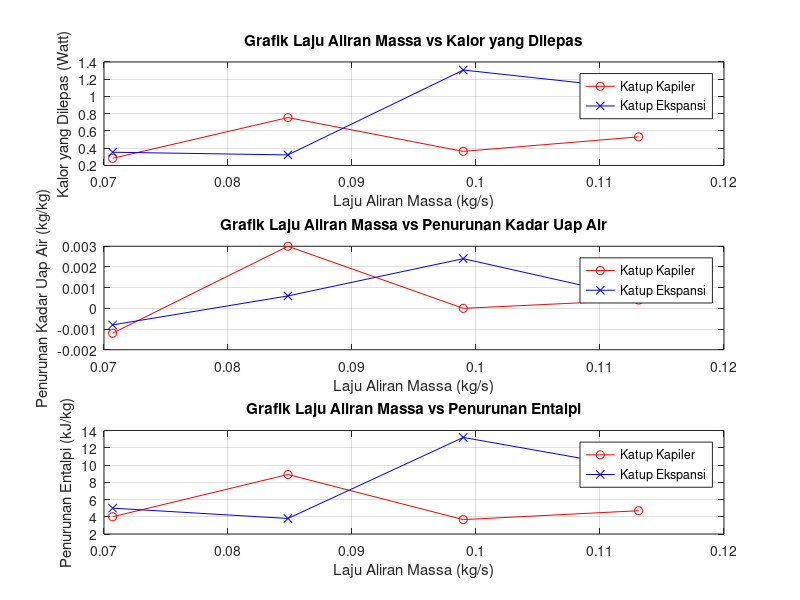

Recreate this plot in MATLAB.
% Modul 7 - Dehumidifikasi

# variabel [I II III IV]
% Data untuk katup kapiler
data(1).v = [10 12 14 16];
data(1).DB1 = [33 34 36 34];
data(1).WB1 = [27 28 28 28];
data(1).DB2 = [32 32 33 33];
data(1).WB2 = [26 26 27 27];
data(1).h1 = [85 89 89 90];
data(1).h2 = [81 80.1 85.33 85.3];
data(1).w1 = [0.019 0.022 0.0209 0.0213];
data(1).w2 = [0.0202 0.019 0.0209 0.0209];

% Data untuk katup ekspansi
data(2).v = [10 12 14 16];
data(2).DB1 = [35 36 36 37];
data(2).WB1 = [28 29 29 29];
data(2).DB2 = [33 33 33 34];
data(2).WB2 = [27 28 27 28];
data(2).h1 = [95 89 99 99.6];
data(2).h2 = [90 85.2 85.8 90];
data(2).w1 = [0.0204 0.0228 0.0226 0.0223];
data(2).w2 = [0.0212 0.0222 0.0202 0.0218];

% konstanta
P_atm = 101325; % tekanan atmosfer dalam Pa
A = 0.005771; % luas penampang dalam m^2
rho = 1.225; % massa jenis udara dalam kg/m^3

% Perhitungan untuk kedua set data
for i = 1:2
    % penurunan entalpi
    data(i).delta_h = data(i).h1 - data(i).h2;
    % penurunan kadar uap air
    data(i).delta_w = data(i).w1 - data(i).w2;
    % aliran massa
    data(i).m_dot = rho * A .* data(i).v; % dalam kg/s
    % Jumlah Kalor dilepas
    data(i).Q = data(i).m_dot .* data(i).delta_h; % dalam Watt
end

% Menampilkan hasil dalam bentuk tabel
variasi = ['I   '; 'II  '; 'III '; 'IV  '];

% Tabel untuk Katup Kapiler
fprintf('\n\nTabel Hasil Perhitungan Katup Kapiler\n');
fprintf('=====================================================================================\n');
fprintf('Variasi | v (m/s) | delta_h (kJ/kg) | delta_w (kg/kg) | m_dot (kg/s) | Q (Watt)\n');
fprintf('-------------------------------------------------------------------------------------\n');
for j = 1:4
    fprintf('%s    | %-7.2f | %-15.2f | %-12.4f | %-12.4f | %-8.2f\n', ...
            variasi(j,:), data(1).v(j), data(1).delta_h(j), data(1).delta_w(j), data(1).m_dot(j), data(1).Q(j));
end
fprintf('=====================================================================================\n');

% Tabel untuk Katup Ekspansi
fprintf('\n\nTabel Hasil Perhitungan Katup Ekspansi\n');
fprintf('=====================================================================================\n');
fprintf('Variasi | v (m/s) | delta_h (kJ/kg) | delta_w (kg/kg) | m_dot (kg/s) | Q (Watt)\n');
fprintf('-------------------------------------------------------------------------------------\n');
for j = 1:4
    fprintf('%s    | %-7.2f | %-15.2f | %-15.4f | %-12.4f | %-8.2f\n', ...
            variasi(j,:), data(2).v(j), data(2).delta_h(j), data(2).delta_w(j), data(2).m_dot(j), data(2).Q(j));
end
fprintf('=====================================================================================\n');

% Membuat plot grafik
figure;

% Plot (m_dot, Q)
subplot(3,1,1);
plot(data(1).m_dot, data(1).Q, 'r-o', 'DisplayName', 'Katup Kapiler');
hold on;
plot(data(2).m_dot, data(2).Q, 'b-x', 'DisplayName', 'Katup Ekspansi');
hold off;
title('Grafik Laju Aliran Massa vs Kalor yang Dilepas');
xlabel('Laju Aliran Massa (kg/s)');
ylabel('Kalor yang Dilepas (Watt)');
legend('show');
grid on;

% Plot (m_dot, delta_w)
subplot(3,1,2);
plot(data(1).m_dot, data(1).delta_w, 'r-o', 'DisplayName', 'Katup Kapiler');
hold on;
plot(data(2).m_dot, data(2).delta_w, 'b-x', 'DisplayName', 'Katup Ekspansi');
hold off;
title('Grafik Laju Aliran Massa vs Penurunan Kadar Uap Air');
xlabel('Laju Aliran Massa (kg/s)');
ylabel('Penurunan Kadar Uap Air (kg/kg)');
legend('show');
grid on;

% Plot (m_dot, delta_h)
subplot(3,1,3);
plot(data(1).m_dot, data(1).delta_h, 'r-o', 'DisplayName', 'Katup Kapiler');
hold on;
plot(data(2).m_dot, data(2).delta_h, 'b-x', 'DisplayName', 'Katup Ekspansi');
hold off;
title('Grafik Laju Aliran Massa vs Penurunan Entalpi');
xlabel('Laju Aliran Massa (kg/s)');
ylabel('Penurunan Entalpi (kJ/kg)');
legend('show');
grid on;


